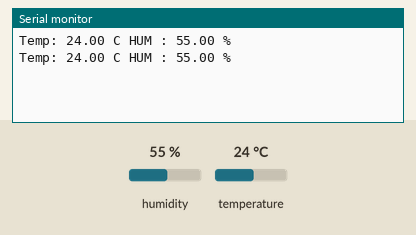
The sketch below on a simulated Arduino Uno, built with avr-gcc and run on an emulated ATmega328P. Shown: the last lines printed to the serial monitor. The inputs (shaded band) are chosen by the test bench; at power-on: humidity 55 %, temperature 24 °C.

Above: at 4.8 s.
4.9 s: humidity set to 22 %
At 7.5 s:
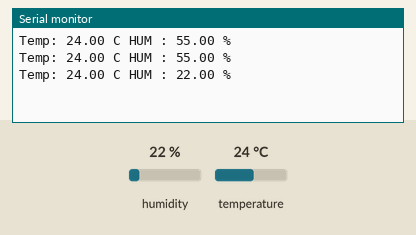
7.9 s: temperature set to 12 °C
At 8.8 s:
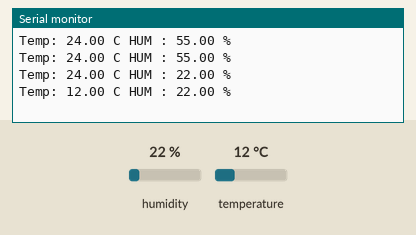
10.9 s: humidity set to 40 %
At 13.6 s:
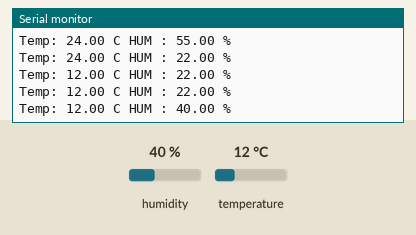
Timing chart, 0 to 15.1 s (numbered marks = the images above; inputs shaded):
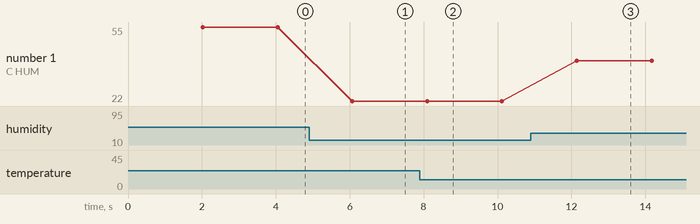

The sketch:

ex_DHT11.ino
```cpp
//디지털 온습도 센서 제어 => 라이브러리 사용

// 센서 라이브러리 포함하기
#include "DHT.h"

//센서 관련 전역변수 선언하기
#define DHT_PIN 4
#define DHTTYPE DHT11

//센서 객체 변수 선언하기
DHT dht(DHT_PIN, DHTTYPE);

//초기화 함수
void setup() {
  Serial.begin(9600); // 시리얼 통신 초기화
  dht.begin(); // 센서 객체 초기화
}

//기능 구현
void loop() {
  delay(2000); //지정된 밀리세컨드 만큼 일시정지

  float h = dht.readHumidity();
  float t = dht.readTemperature();

  //출력 문자열 생성
  String msg = "Temp: ";
  msg += t;
  msg += " C";
  msg += " HUM : ";
  msg += h;
  msg +=" %";

  Serial.println(msg);
}
```

Measured:
- after the input at 4.9 s, the serial monitor: prints a new line after 1.2 s (image 1)
- after the input at 7.9 s, the serial monitor: prints a new line after 0.20 s (image 2)
- after the input at 10.9 s, the serial monitor: prints a new line after 1.2 s (image 3)
- plotted number 1: 55 → 22 after the input at 4.9 s, 22 → 40 after the input at 10.9 s
